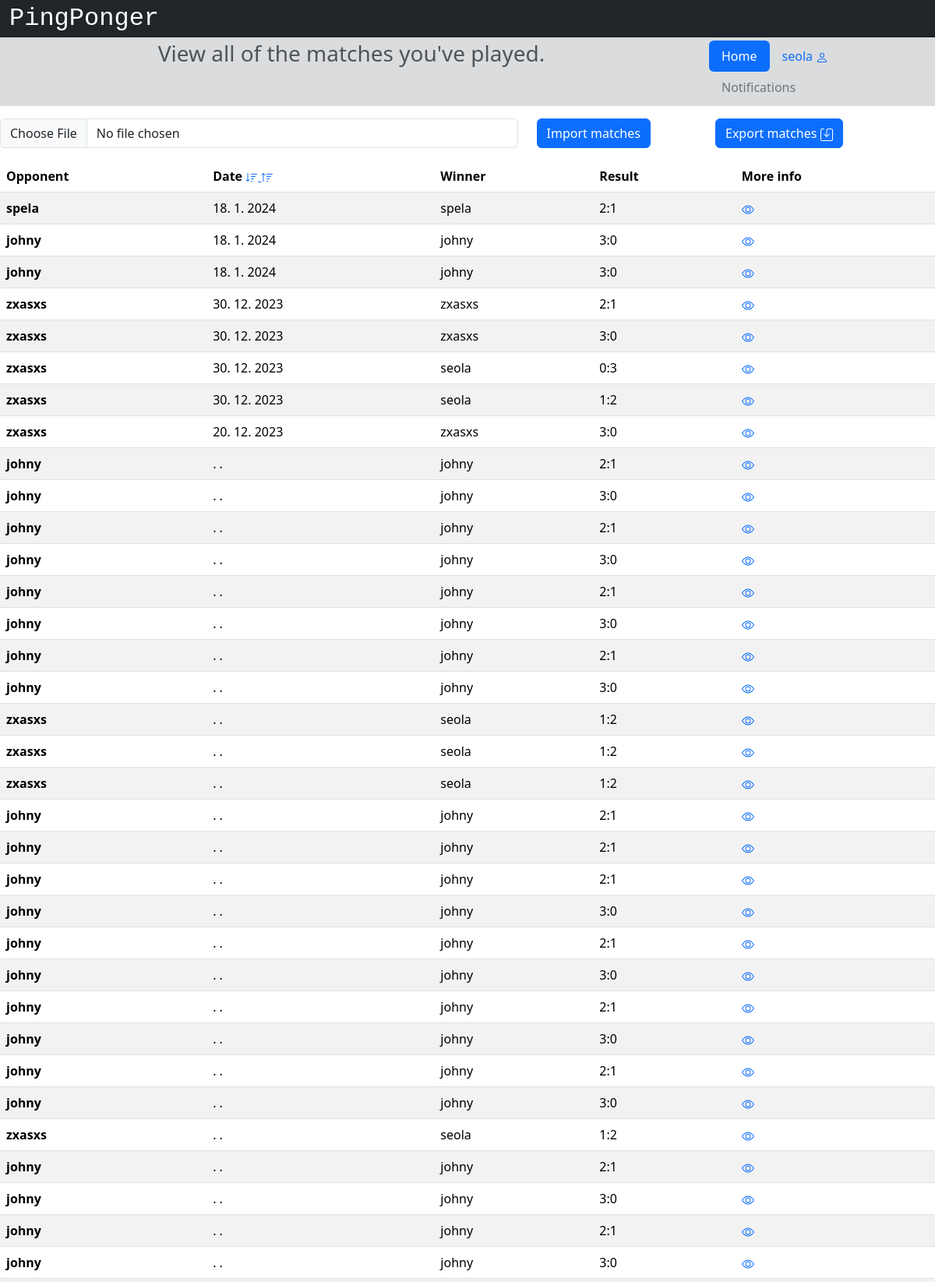
Screenshot of /pastmatches (signed in, upper part) with the database file from the repository.
### app/models.py (models this page shows, shortened)
class User(db.Model, UserMixin):
    __tablename__ = 'users'
    id = db.Column(db.Integer, primary_key=True)
    username = db.Column(db.String(32), nullable=False)
    email = db.Column(db.String(320), index=True, unique=True, nullable=False)
    password_hash = db.Column(db.String(128))
    join_date = db.Column(db.DateTime(timezone=True), default=datetime.now)
    experience = db.Column(db.String(12))
    age_group = db.Column(db.String(6))
    location_id = db.Column(db.Integer, db.ForeignKey('locations.id'))
    location = db.relationship('Location', back_populates='users')
    notifications = db.Relationship('Notification', back_populates='user', order_by='Notification.id.desc()')

class Match(db.Model):
    __tablename__ = 'matches'
    id = db.Column(db.Integer, primary_key=True)
    unique = db.Column(db.String(10), nullable=False)
    notes = db.Column(db.Text())
    setiCount = db.Column(db.Integer)
    date = db.Column(db.DateTime(timezone=True))
    finished = db.Column(db.Boolean)
    confirmA = db.Column(db.Boolean)
    confirmB = db.Column(db.Boolean)
    friendship_id = db.Column(db.Integer, db.ForeignKey('friendships.id'))
    tag_id = db.Column(db.Integer, db.ForeignKey('tags.id'))
    location_id = db.Column(db.Integer, db.ForeignKey('locations.id'))
    friendship = db.relationship('Friendship', back_populates='matches')
    tag = db.relationship('Tag', back_populates='matches')
    location = db.relationship('Location', back_populates='matches')
    winner = db.Column(db.Integer)
    loser = db.Column(db.Integer)
    sets = db.relationship('Set', back_populates='match', lazy=True)
    def setCount(self):
        set1 = 0
        set2 = 0
        for i in self.sets:
            if i.winner != None:
                if i.scoreA > i.scoreB:
                    set1 += 1
                else:
                    set2 += 1
        return [set1, set2]

### app/views.py (the view)
@app.route('/pastmatches')
@login_required
def pastmatches():
    session['url'] = url_for('pastmatches')
    d = (Match.query.filter(or_(Match.winner==current_user.id, Match.loser==current_user.id)).order_by(Match.date.desc())).all()
    return render_template('pastmatches.html', user=current_user, User=User, matches=d)

### app/views.py (called while the page is built)
@login_manager.user_loader
def load_user(user_id):
    return User.query.get(int(user_id))

### app/templates/pastmatches.html (shortened to what this page needs)
{% extends "base.html" %}
{% block head %}
    {{ super() }}
{% endblock %}
{% block pagetitle %}View all of the matches you've played.{% endblock %}
{% block content %}
<div class="row">
    <div class="col-md-12">
        {% if matches|length == 0 %}
        <div class="text-center">
            <h3>You haven't played any matches yet.</h3>
            <a class="btn btn-warning" href="/members/friends">Invite a friend to a match</a>
        </div>
        {% else %}
        <div class="form-group row mt-3">
            <div class="col-9 mb-3">
                <form class="row" method=post enctype=multipart/form-data action="{{url_for('importMatch')}}">
                    <div class="col-9">
                        <input type=file class="form-control" name=file>
                    </div>
                    <div class="col-3">
                        <input type=submit class="btn btn-primary" value="Import matches">
                    </div>
                </form>
            </div>
            <div class="col-3 mb-3">
                <a class="btn btn-primary" href="{{url_for('export')}}">
                    Export matches
                </a>
            </div>
        </div>
        <table class="table table-striped table-hover">
            <thead>
            <tr>
                <th scope="col">Opponent</th>
                <th scope="col">Date
                    <a href="{{url_for('pastmatchesSort', what='date', type='desc')}}">
                    </a>
                    <a href="{{url_for('pastmatchesSort', what='date', type='incr')}}">
                    </a>
                </th>
                <th scope="col">Winner
                </th>
                <th scope="col">Result</th>
                <th scope="col">More info</th>
            </tr>
            </thead>
            <tbody>
                {% for i in matches %}
                    <tr>
                        {% if user.id == i.winner %}
                            <th scope="row">{{User.query.get(i.loser).username}}</th>
                        {% else %}
                            <th scope="row">{{User.query.get(i.winner).username}}</th>
                        {% endif %}
                        <td>{{i.date.day}}. {{i.date.month}}. {{i.date.year}}</td>
                        <td>{{User.query.get(i.winner).username}}</td>
                        {% set count = i.setCount() %}
                        <td>{{count[0]}}:{{count[1]}}</td>
                        <td>
                            <a href="{{url_for('oneMatch', id=i.id)}}">
                            </a>
                        </td>
                    </tr>
                {% endfor %}
            </tbody>
        </table>
        {% endif %}
    </div>
</div>
{% endblock %}

### app/templates/base.html (shortened to what this page needs)
<!DOCTYPE html>
<html lang="en">
    <head>
        {% block head %}
        <link href="https://cdn.jsdelivr.net/npm/bootstrap@5.3.2/dist/css/bootstrap.min.css" rel="stylesheet">
        <link rel="stylesheet" href="https://cdnjs.cloudflare.com/ajax/libs/font-awesome/4.7.0/css/font-awesome.min.css">
        <link rel="stylesheet" href="{{ url_for('static', filename='style.css') }}">
        {% endblock %}
    </head>
    <body>
        <div id="header">
            {% block header %}
            <div class="container-fluid">
                <div class="row bg-dark">
                    <a class="navbar-brand text-white" style="font-size: 2rem; font-family: var(--bs-font-monospace) !important;" href="/">PingPonger</a>
                </div>
                <div class="row bg-secondary bg-opacity-25 p-1">
                    <div class="col-9">
                        <h3 class="text-muted d-flex justify-content-center">
                            {% block pagetitle %}{% endblock %}
                        </h3>
                        </div>
                        <div class="col-3 d-flex justify-content-end">
                            <ul class="nav nav-pills">
                                <li class="nav-item">
                                    <a class="nav-link active" href="/">Home</a>
                                </li>
                                <li class="nav-item">
                                    {% if current_user.is_authenticated %}
                                        <li class="nav-item">
                                            <a class="nav-link" href="{{url_for('profile', username=current_user.username, userID=current_user.id)}}">{{current_user.username}}
                                            </a>
                                        </li>
                                        {% else %}
                                        <li class="nav-item">
                                            <a class="nav-link" href="/login">Log In</a>
                                        </li>
                                    {% endif %}
                                </li>
                                <li class="nav-item">
                                    <a class="nav-link text-secondary" href="/notifications">Notifications</a>
                                </li>
                            </ul>
                        </div>
                    </div>
                </div>
            {% endblock %}
        </div>
        <div id="content">{% block content %}{% endblock %}</div>
    </body>
</html>

### app/static/style.css (style rules this page uses)
div { text-align: justify; text-justify: inter-word; }

### rows the page displays
User: username "seola"
Match: query.get "spela", date.day "18", date.month "1", date.year "2024", count "2", count "1"
Match: query.get "johny", date.day "18", date.month "1", date.year "2024", setiCount "3", count "0"
Match: query.get "johny", date.day "18", date.month "1", date.year "2024", setiCount "3", count "0"
Match: query.get "zxasxs", date.day "30", date.month "12", date.year "2023", friendship "2", count "1"
Match: query.get "zxasxs", date.day "30", date.month "12", date.year "2023", count "3", count "0"
Match: query.get "zxasxs", date.day "30", date.month "12", date.year "2023", query.get "seola", count "0", count "3"
Match: query.get "zxasxs", date.day "30", date.month "12", date.year "2023", query.get "seola", count "1", friendship "2"
Match: query.get "zxasxs", date.day "20", date.month "12", date.year "2023", count "3", count "0"
Match: query.get "johny", count "2", count "1"
Match: query.get "johny", setiCount "3", count "0"
Match: query.get "johny", count "2", count "1"
Match: query.get "johny", setiCount "3", count "0"
Match: query.get "johny", count "2", count "1"
Match: query.get "johny", setiCount "3", count "0"
Match: query.get "johny", count "2", count "1"
Match: query.get "johny", setiCount "3", count "0"
Match: query.get "zxasxs", query.get "seola", count "1", friendship "2"
Match: query.get "zxasxs", query.get "seola", count "1", friendship "2"
Match: query.get "zxasxs", query.get "seola", count "1", friendship "2"
Match: query.get "johny", count "2", count "1"
Match: query.get "johny", count "2", count "1"
Match: query.get "johny", count "2", count "1"
Match: query.get "johny", setiCount "3", count "0"
Match: query.get "johny", count "2", count "1"
Match: query.get "johny", setiCount "3", count "0"
Match: query.get "johny", count "2", count "1"
Match: query.get "johny", setiCount "3", count "0"
Match: query.get "johny", count "2", count "1"
Match: query.get "johny", setiCount "3", count "0"
Match: query.get "zxasxs", query.get "seola", count "1", friendship "2"
Match: query.get "johny", count "2", count "1"
Match: query.get "johny", setiCount "3", count "0"
Match: query.get "johny", count "2", count "1"
Match: query.get "johny", setiCount "3", count "0"
